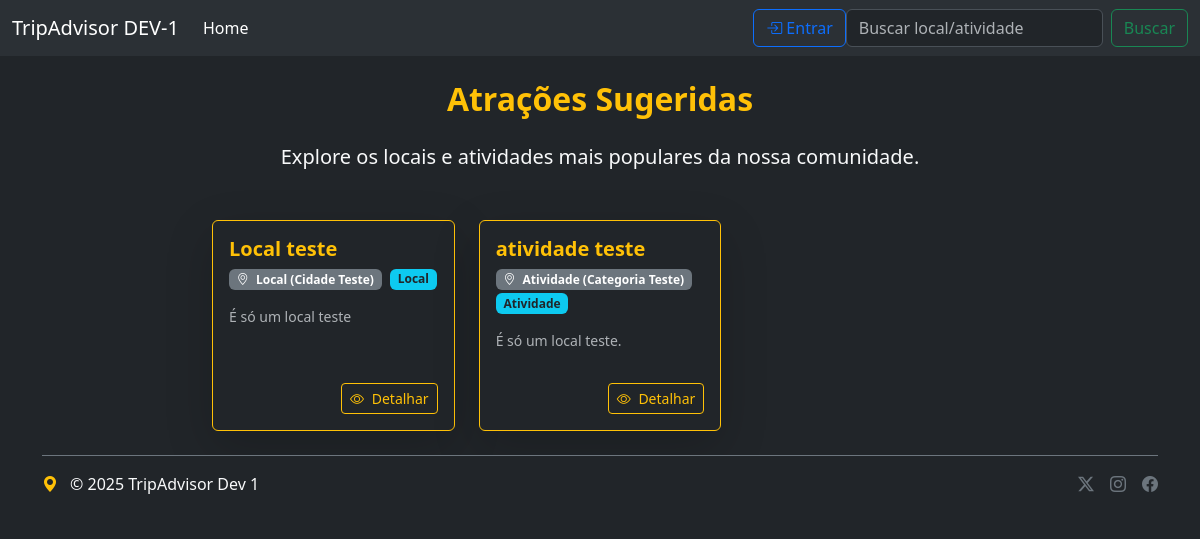
The app's page /, older data.
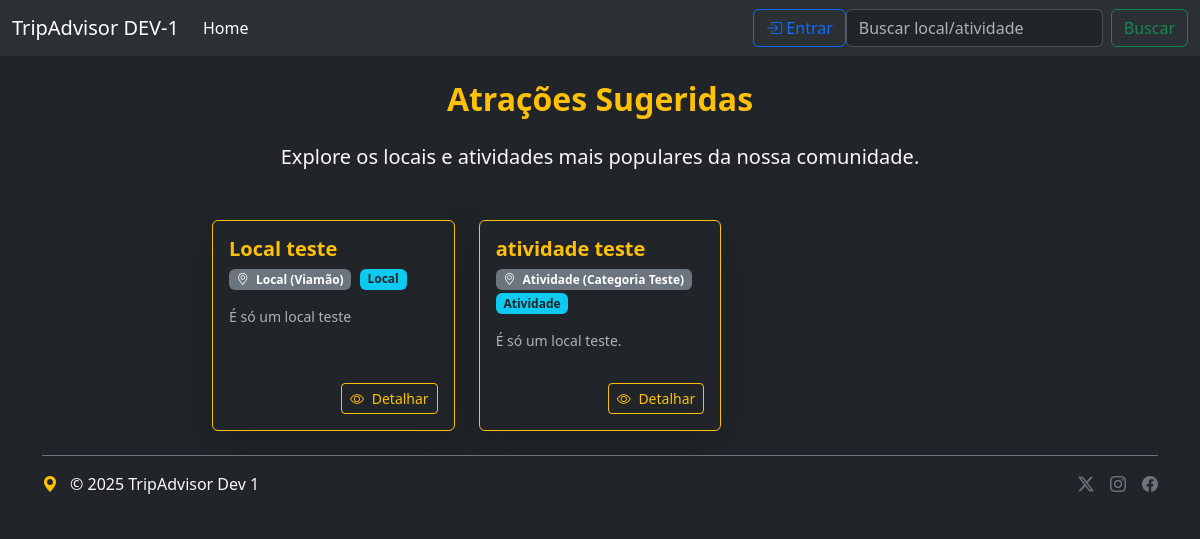
The same page, newer data.
### tripAdvisor/models/local.py (models this page shows, shortened)
class Local(Atracao):
    horario_abertura = models.TimeField()
    horario_fechamento = models.TimeField()
    acessibilidade = models.BooleanField()
    classificacao = models.CharField(max_length=20, choices=Classificacao)
    objects = LocalManager()
    class Meta:
        verbose_name = "Local"
        verbose_name_plural = "Locais"
    def get_model_name(self):
        return 'local'

### tripAdvisor/models/atracao.py (models this page shows, shortened)
class Atracao(BaseModel):
    nome = models.CharField(max_length=100, validators=[MinLengthValidator(5)])
    nota = models.FloatField()
    ingresso = models.BooleanField()
    valor = models.DecimalField(decimal_places=2, max_digits=10, blank=True, null=True)
    informacoes = models.TextField()
    site = models.URLField()
    telefone = models.CharField(max_length=11, blank=True, null=True)
    categoria = models.ForeignKey(
        Categoria,
        on_delete=models.SET_NULL,
        related_name='atracoes',
        null=True,
        verbose_name="Categoria"
    )
    endereco = models.ForeignKey(
        'Endereco',
        on_delete=models.SET_NULL,
        related_name='atracoes',
        blank=True,
        null=True,
        verbose_name="Endereço Físico"
    )
    class Meta:
        verbose_name = "Atração"
        verbose_name_plural = "Atrações"

### tripAdvisor/models/endereco.py (models this page shows, shortened)
class Endereco(BaseModel):
    cep = models.CharField(max_length=8, validators=[MinLengthValidator(8)])
    logradouro = models.CharField(max_length=50, validators=[MinLengthValidator(5)])
    numero = models.IntegerField(validators=[MinValueValidator(0)])
    complemento = models.CharField(max_length=50, validators=[MinLengthValidator(2)])
    bairro = models.CharField(max_length=30, validators=[MinLengthValidator(5)])
    cidade = models.CharField(max_length=30, validators=[MinLengthValidator(3)])
    estado = models.CharField(max_length=30, validators=[MinLengthValidator(5)])
    pais = models.CharField(max_length=100, validators=[MinLengthValidator(3)])

### webs_system/views/index.py (the view)
# urls.py: path('', Index.as_view(), name="index"),
class Index(TemplateView):
    template_name = 'menu.html'
    def get_context_data(self, **kwargs):
        context = super().get_context_data(**kwargs)
        try:
            locais = Local.objects.all().order_by('nome')
            atividades = Atividade.objects.all().order_by('turno')
            context['atracoes'] = list(chain(locais, atividades))
        except Exception as e:
            print(f"Erro ao buscar dados: {e}")
            context['atracoes'] = []
        return context

### tripAdvisor/models/atividade.py (called while the page is built)
    def get_model_name(self):
        return 'atividade'

### templates/menu.html (shortened to what this page needs)
{% extends "minimal.html"%}
{% block menu %}
<nav class="navbar navbar-expand-lg bg-body-tertiary">
<div class="container-fluid">
<a class="navbar-brand" href="#">TripAdvisor DEV-1</a>
<div class="collapse navbar-collapse" id="navbarSupportedContent">
<ul class="navbar-nav me-auto mb-2 mb-lg-0">
<li class="nav-item">
<a class="nav-link active" aria-current="page" href="{% url 'index'%}">Home</a>
</li>
    </ul>
    {% if user.is_authenticated %}
      <span class="navbar-text text-dark px-2">
        <a class="nav-link" href="{% url 'profile' %}">
          <i class="bi bi-person-fill"></i> {{ user.first_name }}
        </a></span>
        <div class="me-2"></div>
      <form action="{% url 'logout' %}" method="post">
      {% csrf_token %}
        <button class="btn btn-outline-danger btn" role="button" type="submit"><i class="bi bi-box-arrow-in-left"></i> Sair</button></form>
      {% else %}
       <a class="btn btn-outline-primary btn" role="button" href="{% url 'login' %}" ><i class="bi bi-box-arrow-in-right"></i> Entrar</a>
      {% endif %}
    <form class="d-flex" role="search" method="GET" action="{% url 'search' %}">
      <input class="form-control me-2" type="search" placeholder="Buscar local/atividade" aria-label="Search" name="q" value="{{ search_query|default:'' }}"/>
      <button class="btn btn-outline-success" type="submit">Buscar</button>
    </form>
  </div>
</div>
</nav>
{% endblock menu %}
{% block main %}
{% if search_query %}
<h3 class="text-center mb-4 text-light">Resultados da busca por: "<span class="text-warning">{{ search_query }}</span>"</h3>
{% else %}
<h2 class="text-center mb-4 text-warning fw-bold">Atrações Sugeridas </h2>
<p class="text-center text-light lead mb-5">Explore os locais e atividades mais populares da nossa comunidade.</p>
{% endif %}
{% if atracoes %}
<div class="row row-cols-1 row-cols-md-2 row-cols-lg-3 g-4">
{% for atracao in atracoes|slice:":5" %}
{% with model_name=atracao.get_model_name %}
<div class="col">
<div class="card h-100 bg-dark text-light border-warning shadow-lg">
<div class="card-body d-flex flex-column">
<h5 class="card-title text-warning fw-bold mb-1">
{% if atracao.nome %}{{ atracao.nome }}{% else %}{{ atracao.titulo }}{% endif %}
</h5>
<p class="card-text mb-3">
    <span class="badge bg-secondary me-1">
        <i class="bi bi-geo-alt me-1"></i>
        {% if model_name == 'local' %}
            Local ({% if atracao.endereco %}{{ atracao.endereco.cidade }}{% else %}Sem cidade{% endif %})
        {% elif model_name == 'atividade' %}
            Atividade ({% if atracao.categoria %}{{ atracao.categoria.nome }}{% else %}Sem categoria{% endif %})
        {% else %}
            N/A
        {% endif %}
    </span>
    <span class="badge bg-info text-dark fw-bold">{{ model_name|capfirst }}</span>
</p>
<p class="card-text text-muted small flex-grow-1">
    {% if atracao.informacoes %}
        {{ atracao.informacoes|truncatechars:120 }}
    {% else %}
        Clique para ver mais detalhes e avaliações completas desta atração.
    {% endif %}
</p>
<div class="mt-3 text-end">
    <a class="btn btn-sm btn-outline-warning" role="button"
       href="{% url 'tripAdvisor:'|add:model_name|add:'_detail' pk=atracao.pk %}">
        <i class="bi bi-eye me-1"></i> Detalhar
    </a>
</div>
</div>
</div>
</div>
{% endwith %}
{% endfor %}
</div>
{% endif %}
{% endblock main %}

Row changes from the older to the newer data that the page shows:
changed through a linked row, Local "Local teste": endereco.cidade "Cidade Teste" → "Viamão"
